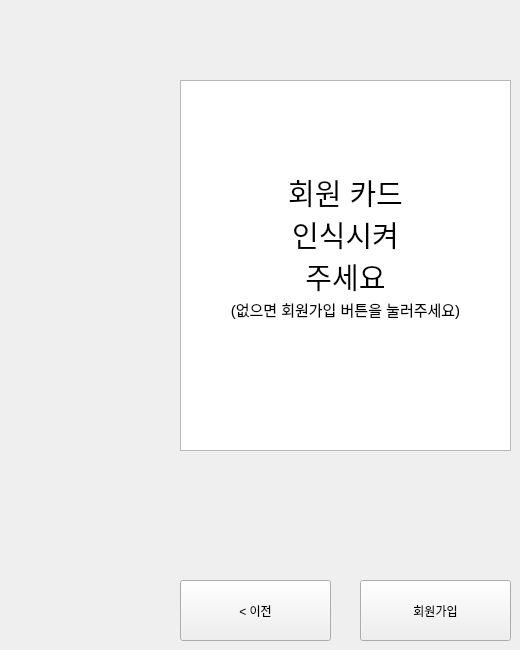
    <widget class="QWidget" name="page_2">
     <widget class="QTextEdit" name="textEdit">
      <property name="geometry">
       <rect>
        <x>180</x>
        <y>80</y>
        <width>331</width>
        <height>371</height>
       </rect>
      </property>
      <property name="html">
       <string>&lt;!DOCTYPE HTML PUBLIC &quot;-//W3C//DTD HTML 4.0//EN&quot; &quot;http://www.w3.org/TR/REC-html40/strict.dtd&quot;&gt;
&lt;html&gt;&lt;head&gt;&lt;meta name=&quot;qrichtext&quot; content=&quot;1&quot; /&gt;&lt;style type=&quot;text/css&quot;&gt;
p, li { white-space: pre-wrap; }
&lt;/style&gt;&lt;/head&gt;&lt;body style=&quot; font-family:'Ubuntu Sans'; font-size:11pt; font-weight:400; font-style:normal;&quot;&gt;
&lt;p align=&quot;center&quot; style=&quot;-qt-paragraph-type:empty; margin-top:0px; margin-bottom:0px; margin-left:0px; margin-right:0px; -qt-block-indent:0; text-indent:0px; font-family:'Ubuntu';&quot;&gt;&lt;br /&gt;&lt;/p&gt;
&lt;p align=&quot;center&quot; style=&quot;-qt-paragraph-type:empty; margin-top:0px; margin-bottom:0px; margin-left:0px; margin-right:0px; -qt-block-indent:0; text-indent:0px; font-family:'Ubuntu'; font-size:22pt;&quot;&gt;&lt;br /&gt;&lt;/p&gt;
&lt;p align=&quot;center&quot; style=&quot;-qt-paragraph-type:empty; margin-top:0px; margin-bottom:0px; margin-left:0px; margin-right:0px; -qt-block-indent:0; text-indent:0px; font-family:'Ubuntu'; font-size:22pt;&quot;&gt;&lt;br /&gt;&lt;/p&gt;
&lt;p align=&quot;center&quot; style=&quot; margin-top:0px; margin-bottom:0px; margin-left:0px; margin-right:0px; -qt-block-indent:0; text-indent:0px;&quot;&gt;&lt;span style=&quot; font-family:'Ubuntu'; font-size:22pt;&quot;&gt;회원 카드&lt;br /&gt;인식시켜&lt;br /&gt;주세요&lt;/span&gt;&lt;/p&gt;
&lt;p align=&quot;center&quot; style=&quot; margin-top:0px; margin-bottom:0px; margin-left:0px; margin-right:0px; -qt-block-indent:0; text-indent:0px;&quot;&gt;&lt;span style=&quot; font-family:'Ubuntu';&quot;&gt;(없으면 회원가입 버튼을 눌러주세요)&lt;/span&gt;&lt;/p&gt;&lt;/body&gt;&lt;/html&gt;</string>
      </property>
     </widget>
     <widget class="QPushButton" name="pushButton_3">
      <property name="geometry">
       <rect>
        <x>360</x>
        <y>580</y>
        <width>151</width>
        <height>61</height>
       </rect>
      </property>
      <property name="text">
       <string>회원가입</string>
      </property>
     </widget>
     <widget class="QPushButton" name="pushButton_4">
      <property name="geometry">
       <rect>
        <x>180</x>
        <y>580</y>
        <width>151</width>
        <height>61</height>
       </rect>
      </property>
      <property name="text">
       <string>&lt; 이전</string>
      </property>
     </widget>
    </widget>
